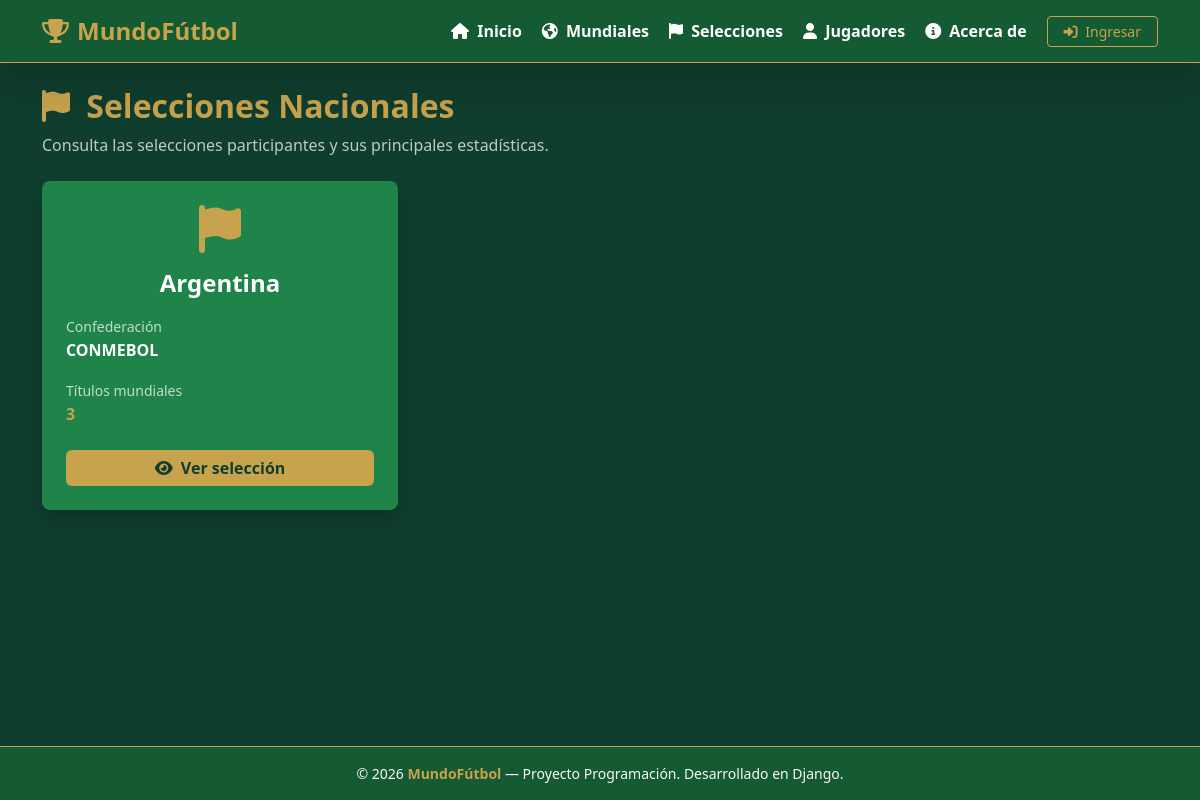
The page /seleccion/ on the database its author committed.
### mundial/models.py (models this page shows, shortened)
class Seleccion(models.Model):
    nombre = models.CharField(
        max_length=100
    )
    confederacion = models.CharField(
        max_length=50,
        help_text="Ej: CONMEBOL, UEFA"
    )
    titulos = models.PositiveIntegerField(
        default=0,
        verbose_name="Títulos Mundiales"
    )
    mundial = models.ForeignKey(
        Mundial,
        on_delete=models.SET_NULL,
        null=True,
        blank=True,
        related_name="selecciones"
    )
    class Meta:
        verbose_name = "Selección"
        verbose_name_plural = "Selecciones"

### mundial/views.py (the view)
# urls.py: path('seleccion/', views.selecciones, name='selecciones'),
def selecciones(request):
    lista_selecciones = Seleccion.objects.all()
    return render(request, 'seleccion/selecciones.html', {
        'selecciones': lista_selecciones
    })

### templates/seleccion/selecciones.html (shortened to what this page needs)
{% extends 'base.html' %}
{% block content %}
<div class="d-flex justify-content-between align-items-center mb-4">
    <div>
        <h1 class="h2 fw-bold text-dorado">
            <i class="fa-solid fa-flag me-2"></i>
            Selecciones Nacionales
        </h1>
        <p class="text-light opacity-75 mb-0">
            Consulta las selecciones participantes y sus principales estadísticas.
        </p>
    </div>
</div>
{% if selecciones %}
<div class="row g-4">
    {% for seleccion in selecciones %}
    <div class="col-md-6 col-lg-4">
        <div class="card bg-tarjeta text-white h-100 shadow border-0 rounded-3">
            <div class="card-body p-4">
                <div class="text-center mb-3">
                    <i class="fa-solid fa-flag fa-3x text-dorado"></i>
                </div>
                <h2 class="h4 fw-bold text-center mb-3">
                    {{ seleccion.nombre }}
                </h2>
                <div class="mb-3">
                    <small class="text-light opacity-75">
                        Confederación
                    </small>
                    <p class="mb-0 fw-semibold">
                        {{ seleccion.confederacion }}
                    </p>
                </div>
                <div class="mb-3">
                    <small class="text-light opacity-75">
                        Títulos mundiales
                    </small>
                    <p class="mb-0 fw-semibold text-dorado">
                        {{ seleccion.titulos }}
                    </p>
                </div>
                <a href="{% url 'detalle_seleccion' seleccion.pk %}"
                    class="btn btn-dorado w-100 mt-2">
                    <i class="fa-solid fa-eye me-1"></i>
                    Ver selección
                </a>
            </div>
        </div>
    </div>
    {% endfor %}
</div>
{% endif %}
{% endblock %}

### mundial/static/css/estilos.css (style rules this page uses)
:root { --color-fondo: #0F3D2E; --color-navbar: #145A32; --color-tarjeta: #1E8449; --color-dorado: #C8A34D; --color-texto: #FFFFFF; }
body { background-color: var(--color-fondo) !important; color: var(--color-texto) !important; font-family: system-ui, -apple-system, "Segoe UI", Roboto, sans-serif; }
.card, .bg-tarjeta { background-color: var(--color-tarjeta) !important; color: var(--color-texto) !important; border-color: var(--color-dorado) !important; }
.text-dorado { color: var(--color-dorado) !important; }
.btn-dorado { background-color: var(--color-dorado) !important; color: #0F3D2E !important; font-weight: bold; border: none; transition: all 0.2s ease-in-out; }

### rows shown on the page
Seleccion: nombre "Argentina", confederacion "CONMEBOL", titulos "3"
